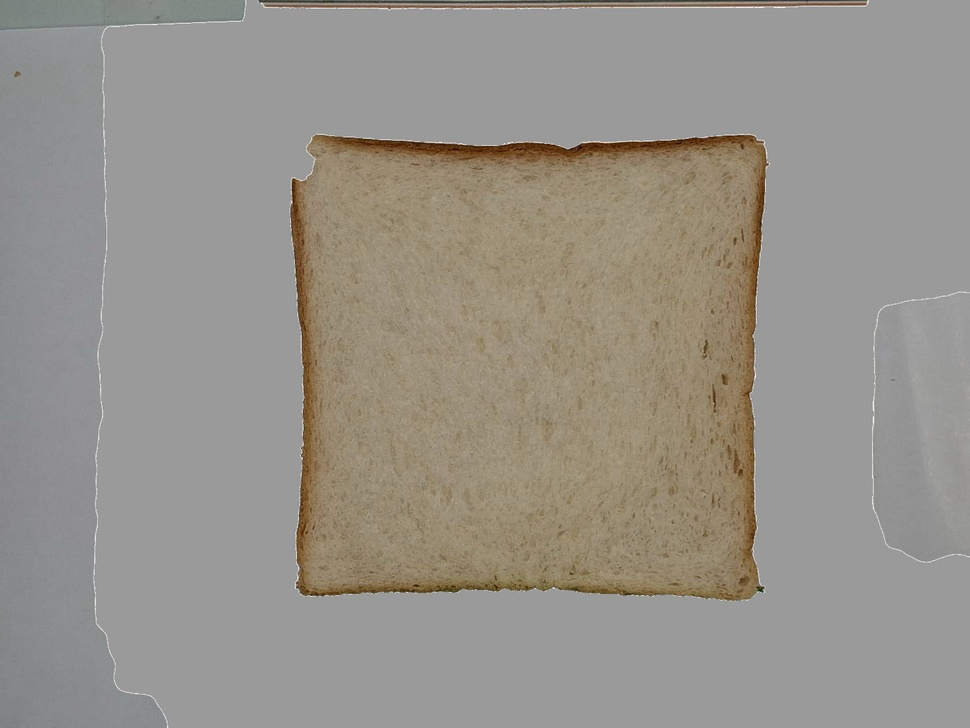
#> input picture tests/sample_data/1A.jpg, 970 x 728 px, shrunk from 1477 x 1108 before the run
$ python -i image_processor.py   (imports and definitions only)
#> lines starting #> are read from the running program, lines starting #| are printed output that depends on the picture; after the words box and inside, x2 and y2 are one past the last pixel; in counts of white or black regions, pixels touching at a corner belong together
#> further down, picture is the input picture: shape (728, 970, 3); mean B, G, R 138.5, 146.3, 150.7
import cv2
import numpy as np

def create_bread_mask(rgb_image: np.ndarray) -> np.ndarray:
    """
    Create a binary mask isolating the bread using K-means color clustering.
    This approach is more robust than simple HSV thresholding as it can handle
    varying lighting conditions and different background colors.

    Args:
        rgb_image (np.ndarray): Input RGB image as numpy array

    Returns:
        np.ndarray: Binary mask where 255 indicates bread and 0 indicates background
    """
    # Reshape the image to be a list of pixels
    pixels = rgb_image.reshape(-1, 3).astype(np.float32)

    # Define criteria for K-means
    criteria = (cv2.TERM_CRITERIA_EPS + cv2.TERM_CRITERIA_MAX_ITER, 100, 0.2)
    k = 2  # We want to separate bread from background

    # Perform K-means clustering
    _, labels, centers = cv2.kmeans(pixels, k, None, criteria, 10, cv2.KMEANS_RANDOM_CENTERS)
#> centers = [[104.5, 130.6, 146.1], [150.7, 151.5, 151.7]]

    # Convert back to uint8
    centers = np.uint8(centers)
#> centers = [[104, 130, 146], [150, 151, 151]]

    # Flatten the labels array
    labels = labels.flatten()

    # Create a mask where the darker cluster is considered bread
    # (assuming bread is generally darker than the background)
    bread_cluster = np.argmin([np.mean(center) for center in centers])
#> bread_cluster = 0
    mask = (labels == bread_cluster).reshape(rgb_image.shape[:2])
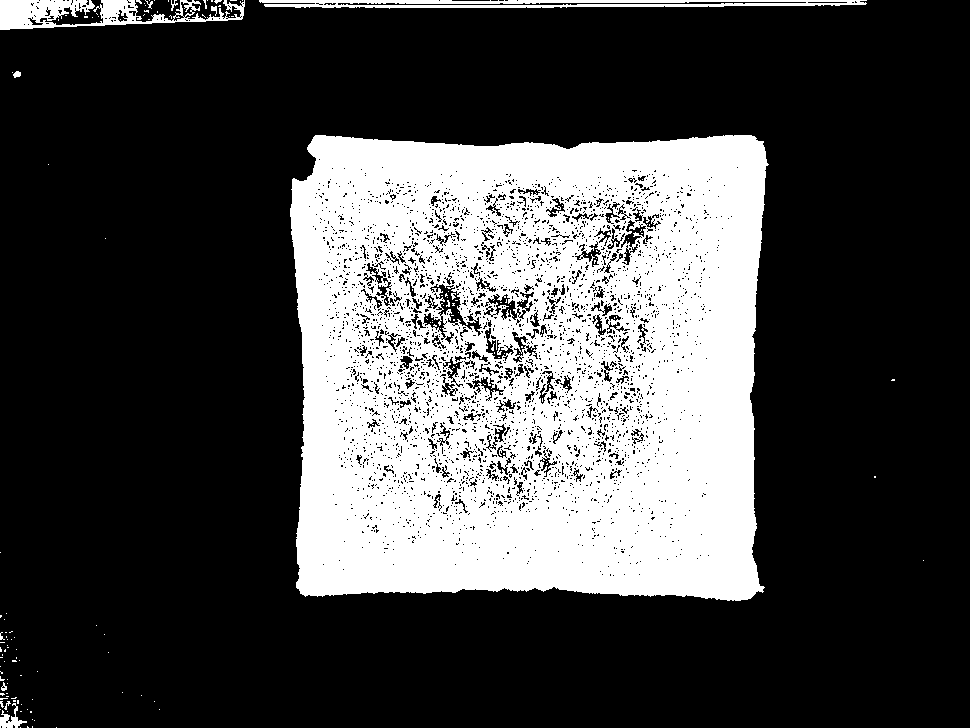
#> mask: shape (728, 970) bool; 27.7% white; 183 white regions (172 under 20 px), largest, box (x1, y1, x2, y2) and area: (290, 135, 769, 601) 187501, (0, 0, 245, 30) 3569, (259, 0, 867, 9) 3497

    # Convert to uint8 and scale to 0/255
    mask = np.uint8(mask * 255)

    # Clean up the mask using morphological operations
    kernel = np.ones((5,5), np.uint8)
    mask = cv2.morphologyEx(mask, cv2.MORPH_CLOSE, kernel)  # Fill holes
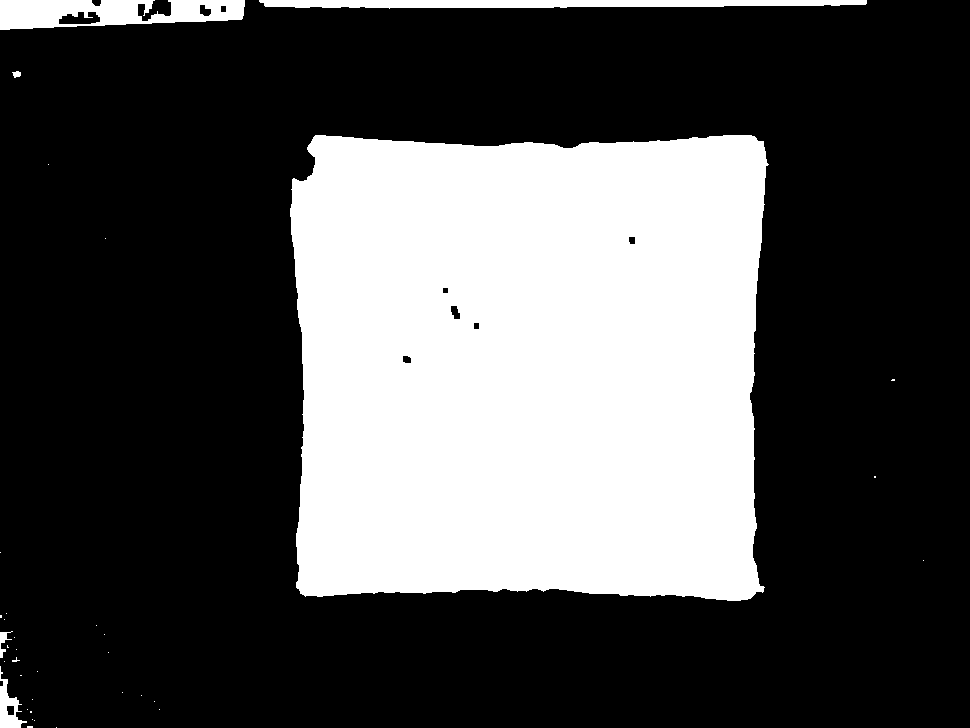
#> mask: shape (728, 970); 30.8% white; 36 white regions (30 under 20 px), largest, box (x1, y1, x2, y2) and area: (290, 135, 769, 601) 207125, (0, 0, 245, 30) 5117, (259, 0, 867, 9) 4298, (0, 666, 27, 728) 668, (0, 631, 13, 658) 124, (12, 71, 21, 78) 44
    mask = cv2.morphologyEx(mask, cv2.MORPH_OPEN, kernel)   # Remove noise
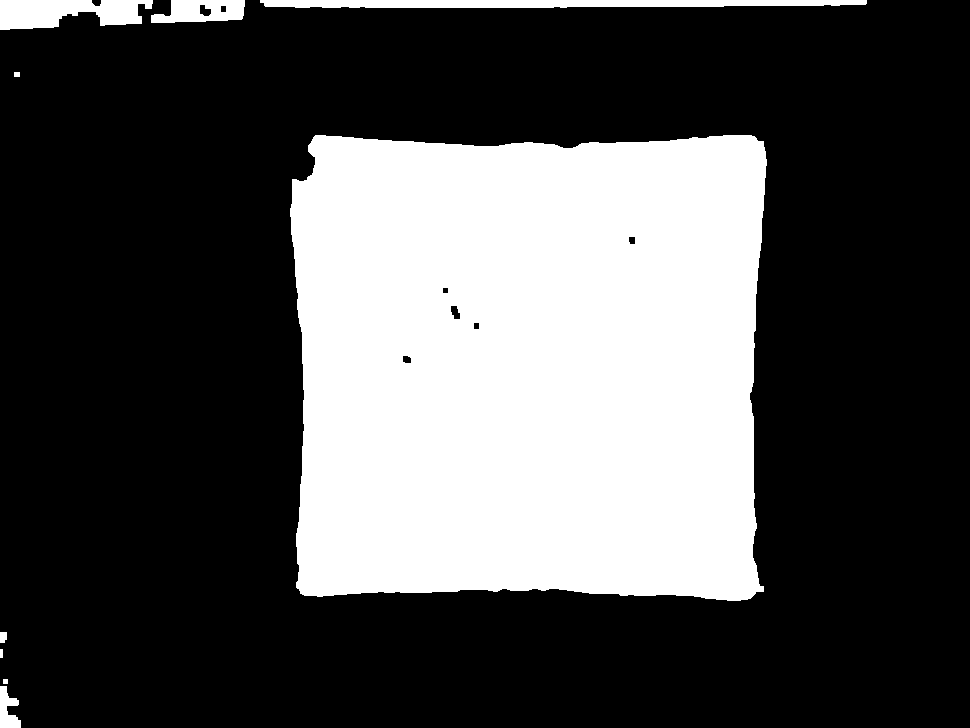
#> mask: shape (728, 970); 30.7% white; 9 white regions

    # Find the largest contour (assumed to be the bread)
    contours, _ = cv2.findContours(mask, cv2.RETR_EXTERNAL, cv2.CHAIN_APPROX_SIMPLE)
#> contours = 9 contours, 2 with area under 20; largest, box (x1, y1, x2, y2) and area: (290, 135, 767, 601) 206378, (260, 0, 867, 8) 3684, (0, 0, 153, 30) 3096, (151, 0, 245, 23) 1610, (0, 686, 21, 728) 490, (0, 632, 7, 643) 54, (14, 72, 20, 77) 20

    if not contours:
        raise ValueError("No contours found in the image")

    # Create a blank mask
    final_mask = np.zeros_like(mask)

    # Draw the largest contour
    largest_contour = max(contours, key=cv2.contourArea)
#> largest_contour = contour of 361 points, box (x1, y1, x2, y2) (290, 135, 767, 601), area 206378
    cv2.drawContours(final_mask, [largest_contour], -1, 255, -1)
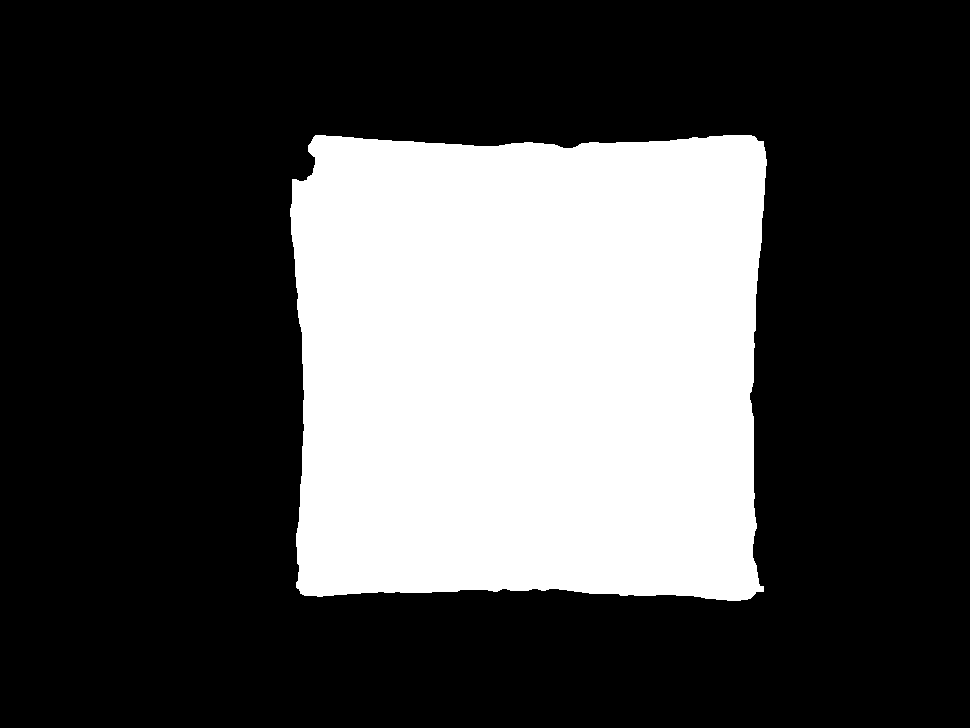
#> final_mask: shape (728, 970); 29.4% white; 1 white region, box (x1, y1, x2, y2) and area: (290, 135, 767, 601) 207300

    return final_mask

# [77 lines left out: functions apply_mask, split_into_tiles, compute_tile_averages, not called in this run]

>>> import cv2
>>> picture = cv2.imread('../tests/sample_data/1A.jpg')
>>> result = create_bread_mask(picture)

$ run again, on tests/sample_data/2A.jpg
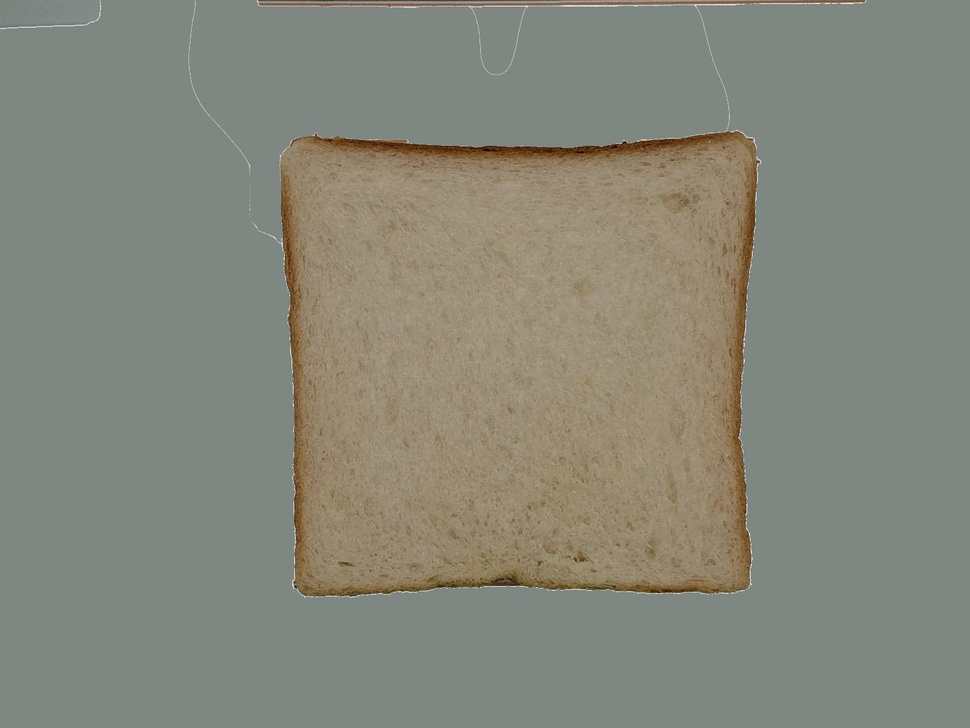
#> input picture tests/sample_data/2A.jpg, 970 x 728 px, shrunk from 1477 x 1108 before the run
#> picture is the input picture: shape (728, 970, 3); mean B, G, R 123.1, 134.5, 133
#> in create_bread_mask, `_, labels, centers = cv2.kmeans(pixels, k, None, criteria, 10, cv2.KME..`: centers = [[124.7, 136.6, 134.4], [58.83, 91.85, 118.5]]
#> in create_bread_mask, `centers = np.uint8(centers)`: centers = [[124, 136, 134], [58, 91, 118]]
#> bread_cluster = 1
#> in create_bread_mask, `mask = cv2.morphologyEx(mask, cv2.MORPH_OPEN, kernel)`:
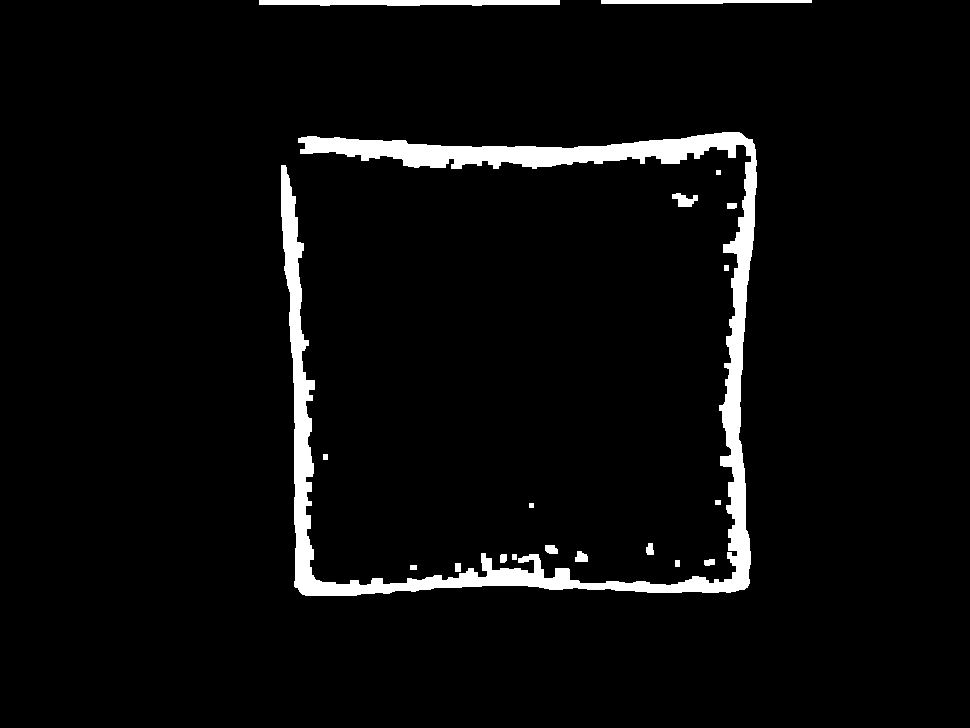
#> mask: shape (728, 970); 4.3% white; 19 white regions
#> contours = 19 contours, 2 with area under 20; largest, box (x1, y1, x2, y2) and area: (281, 132, 757, 596) 24969, (259, 0, 560, 6) 1253, (601, 0, 812, 4) 542, (672, 193, 698, 207) 183, (575, 551, 588, 562) 92
#> largest_contour = contour of 974 points, box (x1, y1, x2, y2) (281, 132, 757, 596), area 24969
#> in create_bread_mask, `cv2.drawContours(final_mask, [largest_contour], -1, 255, -1)`:
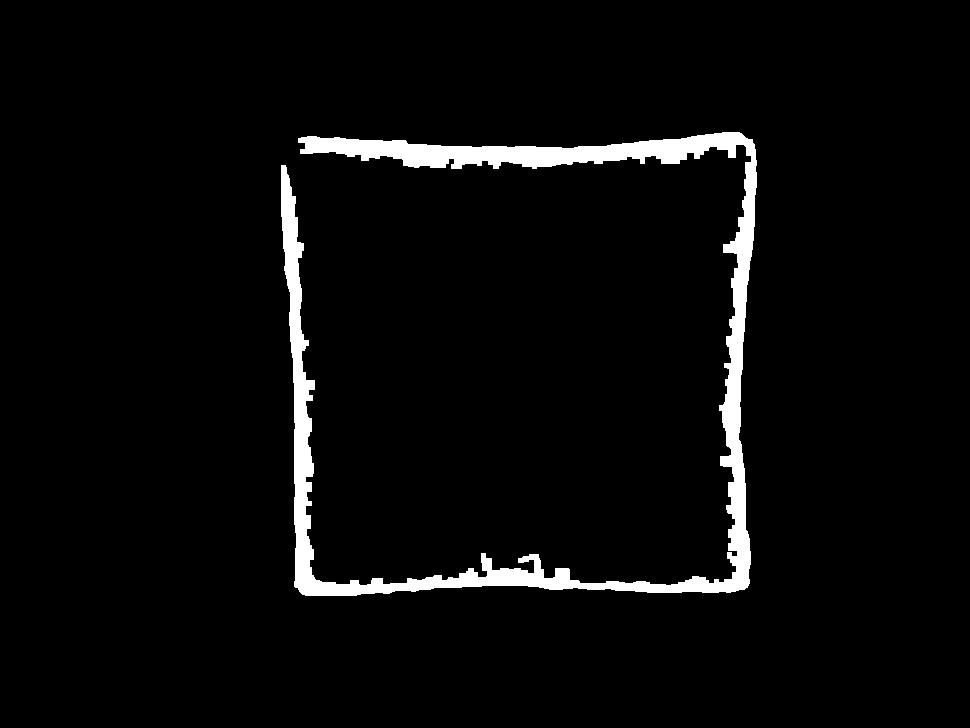
#> final_mask: shape (728, 970); 3.8% white; 1 white region, box (x1, y1, x2, y2) and area: (281, 132, 757, 596) 27014

$ run again, on tests/sample_data/3A.jpg
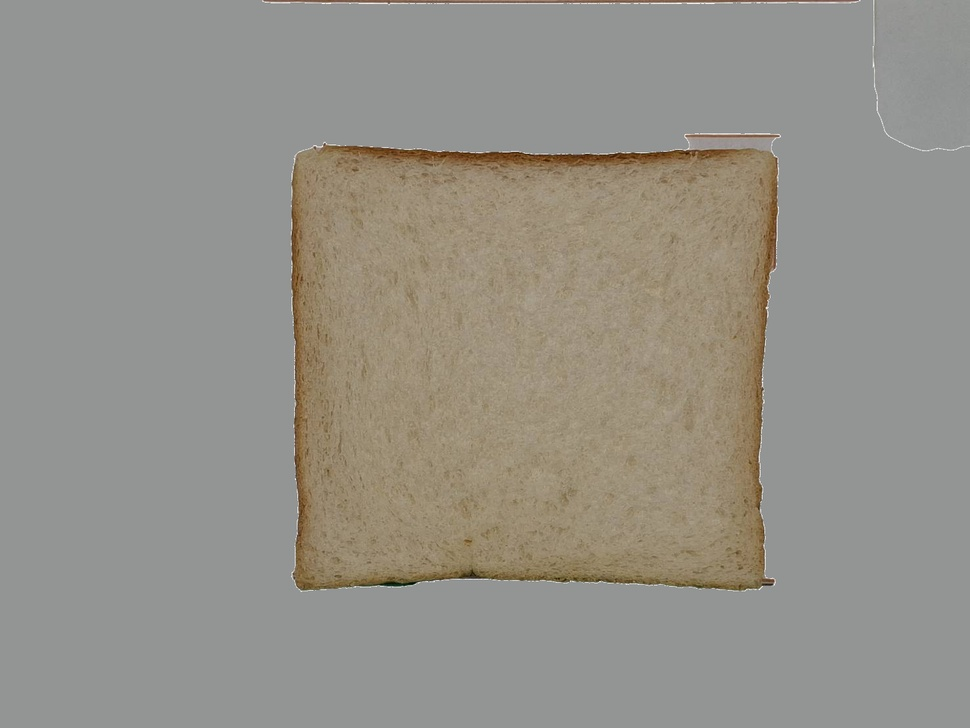
#> input picture tests/sample_data/3A.jpg, 970 x 728 px, shrunk from 1477 x 1108 before the run
#> picture is the input picture: shape (728, 970, 3); mean B, G, R 137, 145.3, 148.5
#> in create_bread_mask, `_, labels, centers = cv2.kmeans(pixels, k, None, criteria, 10, cv2.KME..`: centers = [[105.8, 132.4, 148.7], [146.1, 149.2, 148.5]]
#> in create_bread_mask, `centers = np.uint8(centers)`: centers = [[105, 132, 148], [146, 149, 148]]
#> bread_cluster = 0
#> in create_bread_mask, `mask = (labels == bread_cluster).reshape(rgb_image.shape[:2])`:
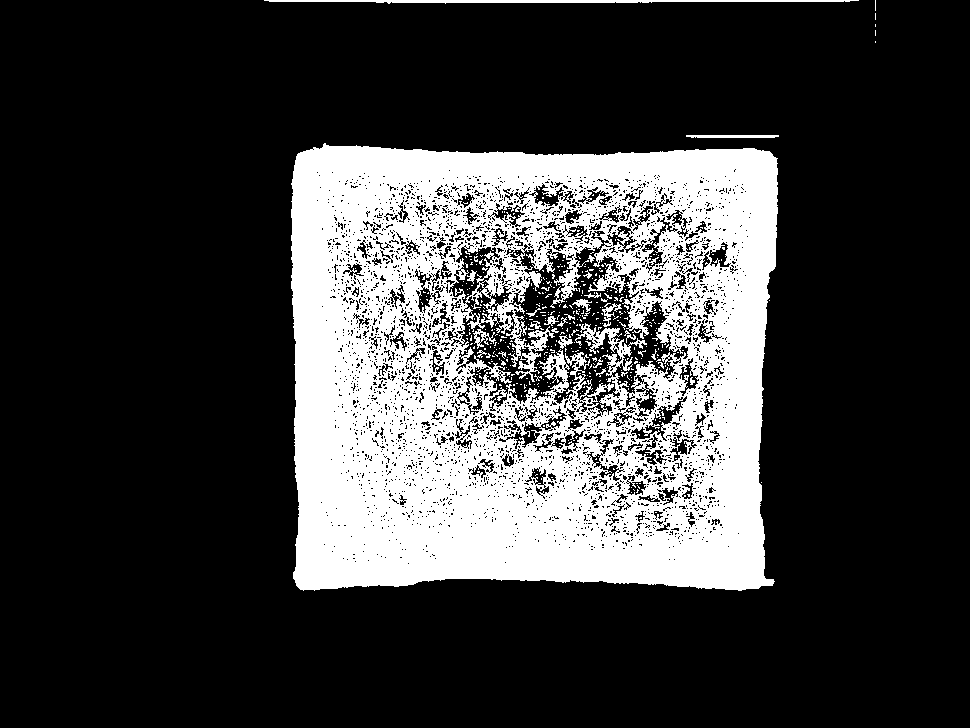
#> mask: shape (728, 970) bool; 23.8% white; 506 white regions (482 under 20 px), largest, box (x1, y1, x2, y2) and area: (291, 143, 778, 591) 163441, (264, 0, 859, 4) 1444, (686, 135, 779, 138) 268
#> contours = 2 contours; box (x1, y1, x2, y2) and area: (291, 145, 778, 590) 204204, (376, 0, 652, 3) 550
#> largest_contour = contour of 294 points, box (x1, y1, x2, y2) (291, 145, 778, 590), area 204204
#> in create_bread_mask, `cv2.drawContours(final_mask, [largest_contour], -1, 255, -1)`:
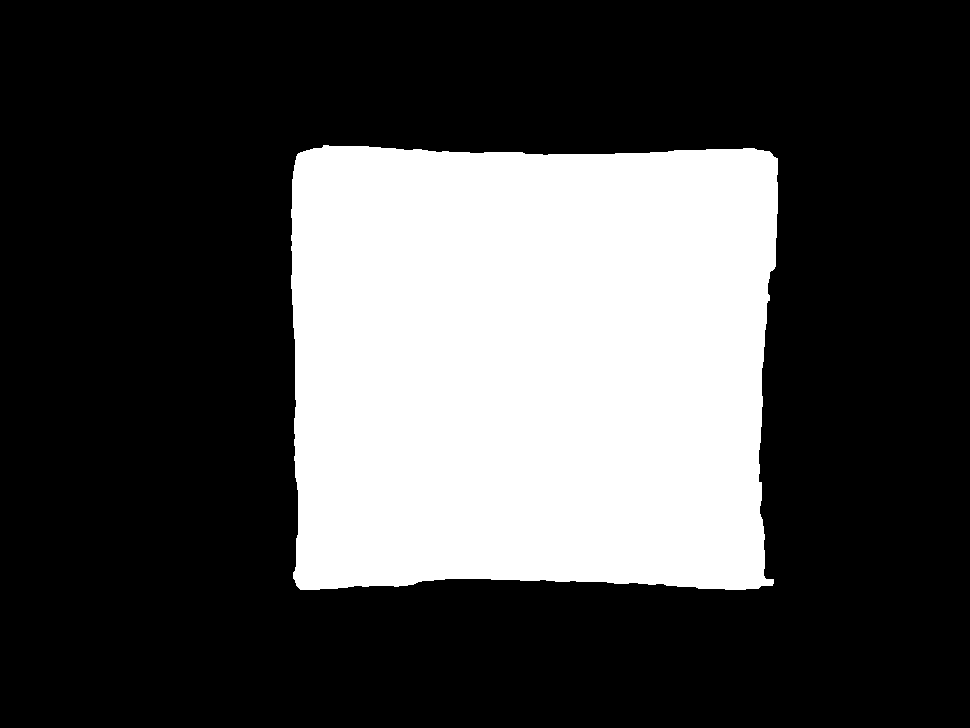
#> final_mask: shape (728, 970); 29% white; 1 white region, box (x1, y1, x2, y2) and area: (291, 145, 778, 590) 205118
